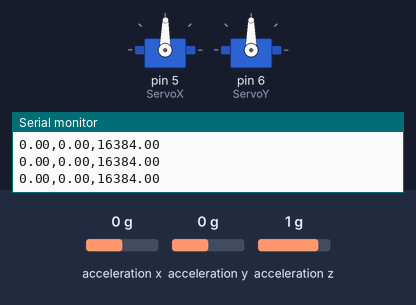
The sketch below on a simulated Arduino Uno, built with avr-gcc and run on an emulated ATmega328P. On the bench: 2 × servo, the last lines printed to the serial monitor. Wiring (inferred from the names in the program): MPU-6050 motion sensor at I2C address 0x68. Inputs (shaded band) come from the test bench; at power-on: acceleration x 0 g, acceleration y 0 g, acceleration z 1 g.

Above: at 2.2 s.
2.3 s: acceleration x set to -1.4 g
At 2.7 s:
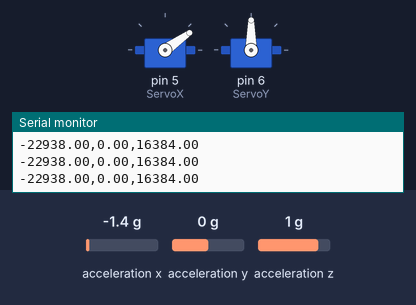
3.8 s: acceleration y set to -1.4 g
At 4.4 s:
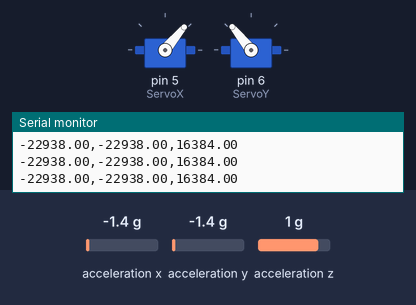
5.3 s: acceleration x set to -0.8 g
At 6.5 s:
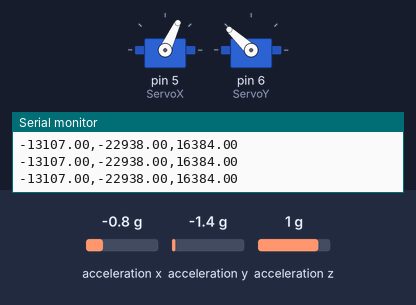
6.8 s: acceleration z set to 0 g
At 7.5 s:
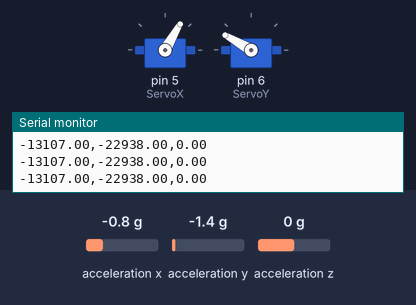
8.3 s: acceleration y set to 0 g
At 9.0 s:
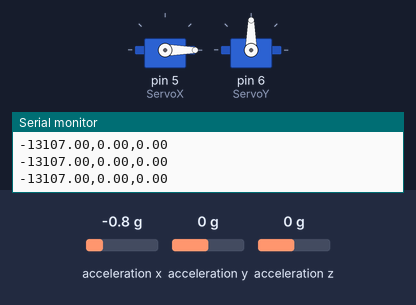
9.8 s: acceleration z set to -1.4 g
At 11.0 s:
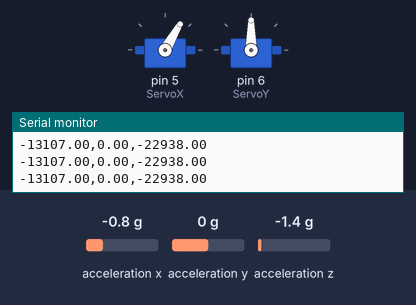
Timing chart, 0 to 12.3 s (numbered marks = the images above; inputs shaded):
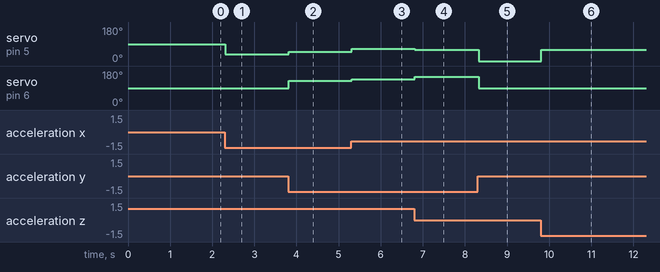

The sketch:

Ardu_no.ino
```cpp
// MPU6050 & Servo
// http://www.humbertohiginio.com
// Humberto Higinio

#include <SPI.h>
#include <Wire.h>
#include <Servo.h>
#define MPU 0x68  // Direccion I2C del MPU-6050

Servo ServoX, ServoY;
double AcX,AcY,AcZ;
String XYZ;
int Pitch, Roll;

void setup(){
  Serial.begin(9600);
  ServoX.attach(5);
  ServoY.attach(6);
  init_MPU(); // Inicializamos el MPU6050
}

void loop()
{
  FunctionsMPU(); // Adquirimos los ejex AcX, AcY, AcZ.

  Roll = FunctionsPitchRoll(AcX, AcZ, AcY);   //Calculo del angulo del Roll
  Pitch = FunctionsPitchRoll(AcY, AcX, AcZ);  //Calculo del angulo del Pitch
  XYZ = retornaXYZ (AcX, AcY, AcZ);

  int ServoRoll = map(Roll, -90, 90, 0, 179);
  int ServoPitch = map(Pitch, -90, 90, 179, 0);

  ServoX.write(ServoRoll);
  ServoY.write(ServoPitch);


  Serial.println(XYZ);

}

void init_MPU(){
  Wire.begin();
  Wire.beginTransmission(MPU);
  Wire.write(0x6B);  // PWR_MGMT_1 register
  Wire.write(0);     // Seteamos a cero (wakes up - Despertamos el MPU-6050)
  Wire.endTransmission(true);
  delay(1000);
}

//Funcion para el calculo del angulo Pitch y Roll
double FunctionsPitchRoll(double A, double B, double C){
  double DatoA, DatoB, Value;
  DatoA = A;
  DatoB = (B*B) + (C*C);
  DatoB = sqrt(DatoB);

  Value = atan2(DatoA, DatoB);
  Value = Value * 180/3.14;

  return (int)Value;
}

//Función para adquirir los ejes X, Y, Z del MPU6050
void FunctionsMPU(){
  Wire.beginTransmission(MPU);
  Wire.write(0x3B);  // Empezamos con el registro 0x3B (ACCEL_XOUT_H)
  Wire.endTransmission(false);
  Wire.requestFrom(MPU,6,true);  // requerimos un total de 6 registers
  AcX=Wire.read()<<8|Wire.read();  // 0x3B (ACCEL_XOUT_H) & 0x3C (ACCEL_XOUT_L)
  AcY=Wire.read()<<8|Wire.read();  // 0x3D (ACCEL_YOUT_H) & 0x3E (ACCEL_YOUT_L)
  AcZ=Wire.read()<<8|Wire.read();  // 0x3D (ACCEL_YOUT_H) & 0x3E (ACCEL_YOUT_L)
}

String retornaXYZ(double a, double b, double c){

  String retorno;

  String x = String (a);
  String y = String (b);
  String z = String (c);
  retorno = (x + "," + y + "," + z);
  return (String)retorno;
}
```

Measured:
- after the input at 2.3 s, servo on pin 5 (ServoX): 89° → 35° at once
- after the input at 3.8 s, servo on pin 5 (ServoX): 35° → 50° at once; servo on pin 6 (ServoY): 90° → 129° at once
- after the input at 5.3 s, servo on pin 5 (ServoX): 50° → 65° at once; servo on pin 6 (ServoY): 129° → 137° at once
- after the input at 6.8 s, servo on pin 5 (ServoX): 65° → 60° at once; servo on pin 6 (ServoY): 137° → 150° at once
- after the input at 8.3 s, servo on pin 5 (ServoX): 60° → 0° at once; servo on pin 6 (ServoY): 150° → 90° at once
- after the input at 9.8 s, servo on pin 5 (ServoX): 0° → 60° at once
